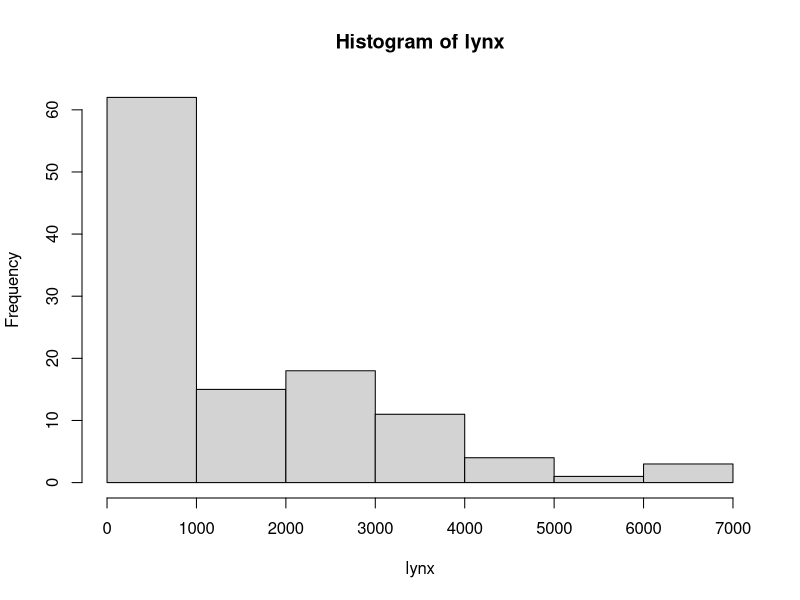
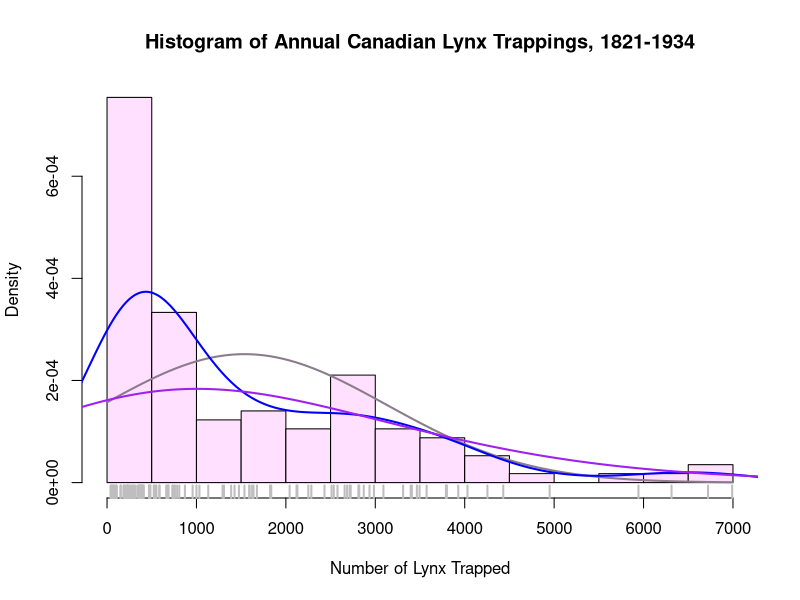

The R source for these figures, in order:
 library(datasets)
 
 ?lynx
 head(lynx)
 
 # Histogram
 
 # default
 hist(lynx)
 
 
 hist(lynx,
      breaks =14,
      freq = FALSE,
      col = "thistle1",
      main = paste("Histogram of Annual Canadian Lynx", "Trappings, 1821-1934"),
      xlab = "Number of Lynx Trapped"
      )
 curve(dnorm(x,mean = mean(lynx),sd=sd(lynx)),
       col="thistle4", # color of curve
       lwd=2, # Line width of 2 pixels
       add=TRUE # Superimpose on previous graph
       )
 
# Add two kernel density estimators
 lines(density(lynx),col="blue",lwd=2)
 lines(density(lynx,adjust = 3),col="purple",lwd=2)
 
 # Add a rug plat 
 rug(lynx, lwd=2,col="gray")
 
 #clean up
 detach("package:datasets", unload=TRUE)
 